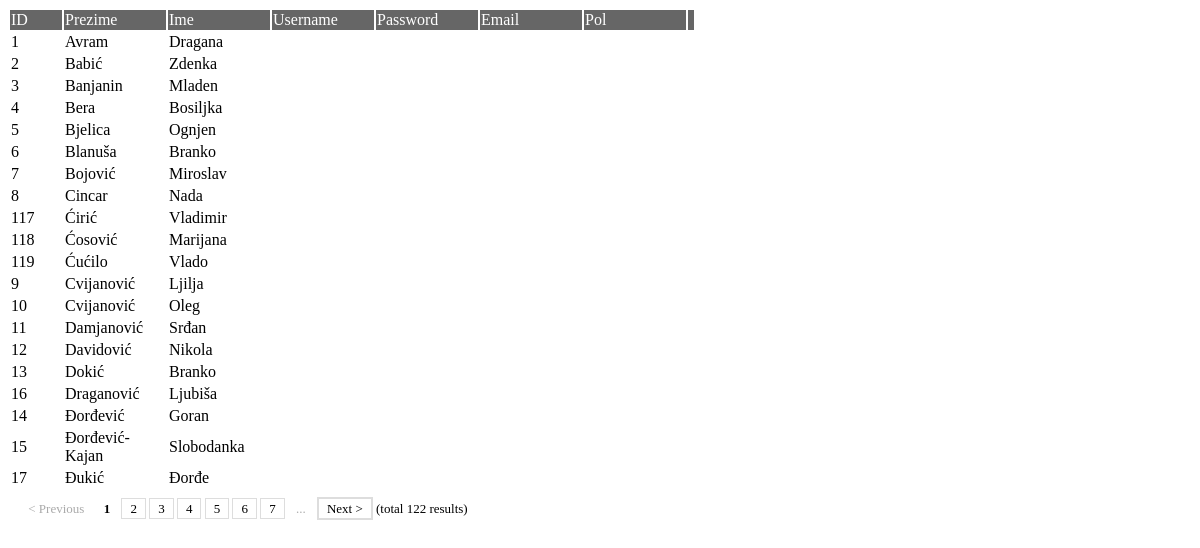
Page /pages/profesor_list.inc.php on the committed database.
### tables this page shows
CREATE TABLE IF NOT EXISTS `nastavnik` (
  `id` int(11) NOT NULL AUTO_INCREMENT,
  `prezime` varchar(50) NOT NULL,
  `ime` varchar(50) NOT NULL,
  `username` varchar(50) DEFAULT NULL,
  `password` varchar(50) DEFAULT NULL,
  `email` text,
  `pol` text,
  `tip_korisnika` int(11) NOT NULL DEFAULT '3',
  PRIMARY KEY (`id`)
);

### pages/profesor_list.inc.php (the view, shortened to what this page needs)
<?php
include "incl/data.inc.php";
$sqlQuery = "SELECT * FROM nastavnik order by prezime,ime";
$totalresult = mysql_num_rows(mysql_query($sqlQuery));
$maxRows_comp = 20;
$pageNum_comp = 0;
$startRow_comp = $pageNum_comp * $maxRows_comp;
$sqlQueryLimit = sprintf("%s LIMIT %d, %d", $sqlQuery, $startRow_comp, $maxRows_comp);
$row_comp = mysql_query($sqlQueryLimit);
?>
<!DOCTYPE html>
<html>
<head>
<link rel="stylesheet" type="text/css" href="css/styles.css" >
</head>
<form action="" method="post" name="myform">
<table id="students">
<tr id="header">
    <td width="50">ID</td>
    <td width="100">Prezime</td>
    <td width="100">Ime</td>
    <td width="100">Username</td>
    <td width="100">Password</td>
    <td width="100">Email</td>
    <td width="100">Pol</td>
    <td colspan="2">&nbsp;</td>
</tr>
<? while ($red = mysql_fetch_assoc($row_comp)) { ?>
<tr style="cursor:default" onMouseOut="this.bgColor='#FFFFFF'" onMouseOver="this.bgColor='#999999'" onClick="window.opener.document.myform.profesor_id.value='<? echo $red['id']; ?>';window.opener.document.myform.opis.value='<? echo $red['prezime'].' '.$red['ime']; ?>';window.close();">
	<td><? echo $red['id'] ?></td>
	<td><? echo $red['prezime'] ?></td>
	<td><? echo $red['ime'] ?></td>
	<td><? echo $red['username'] ?></td>
	<td><? echo $red['password'] ?></td>
	<td><? echo $red['email'] ?></td>
	<td><? echo $red['pol'] ?></td>
</tr>
<? } ?>
<tr><td colspan="5"><? $dbManip->doPageslist(20,'/rfid/profesor_list.inc.php','',$totalresult); ?></td></tr>
</table>
</form>
</html>

### css/styles.css (style rules this page uses)
table#students #header { background-color:#666666; color:#FFFFFF; }

### rows in the picture
nastavnik: id "1", prezime "Avram", ime "Dragana"
nastavnik: id "2", prezime "Babić", ime "Zdenka"
nastavnik: id "3", prezime "Banjanin", ime "Mladen"
nastavnik: id "4", prezime "Bera", ime "Bosiljka"
nastavnik: id "5", prezime "Bjelica", ime "Ognjen"
nastavnik: id "6", prezime "Blanuša", ime "Branko"
nastavnik: id "7", prezime "Bojović", ime "Miroslav"
nastavnik: id "8", prezime "Cincar", ime "Nada"
nastavnik: id "117", prezime "Ćirić", ime "Vladimir"
nastavnik: id "118", prezime "Ćosović", ime "Marijana"
nastavnik: id "119", prezime "Ćućilo", ime "Vlado"
nastavnik: id "9", prezime "Cvijanović", ime "Ljilja"
nastavnik: id "10", prezime "Cvijanović", ime "Oleg"
nastavnik: id "11", prezime "Damjanović", ime "Srđan"
nastavnik: id "12", prezime "Davidović", ime "Nikola"
nastavnik: id "13", prezime "Dokić", ime "Branko"
nastavnik: id "16", prezime "Draganović", ime "Ljubiša"
nastavnik: id "14", prezime "Ðorđević", ime "Goran"
nastavnik: id "15", prezime "Ðorđević-Kajan", ime "Slobodanka"
nastavnik: id "17", prezime "Ðukić", ime "Ðorđe"

### other values in the picture
$total "122"
